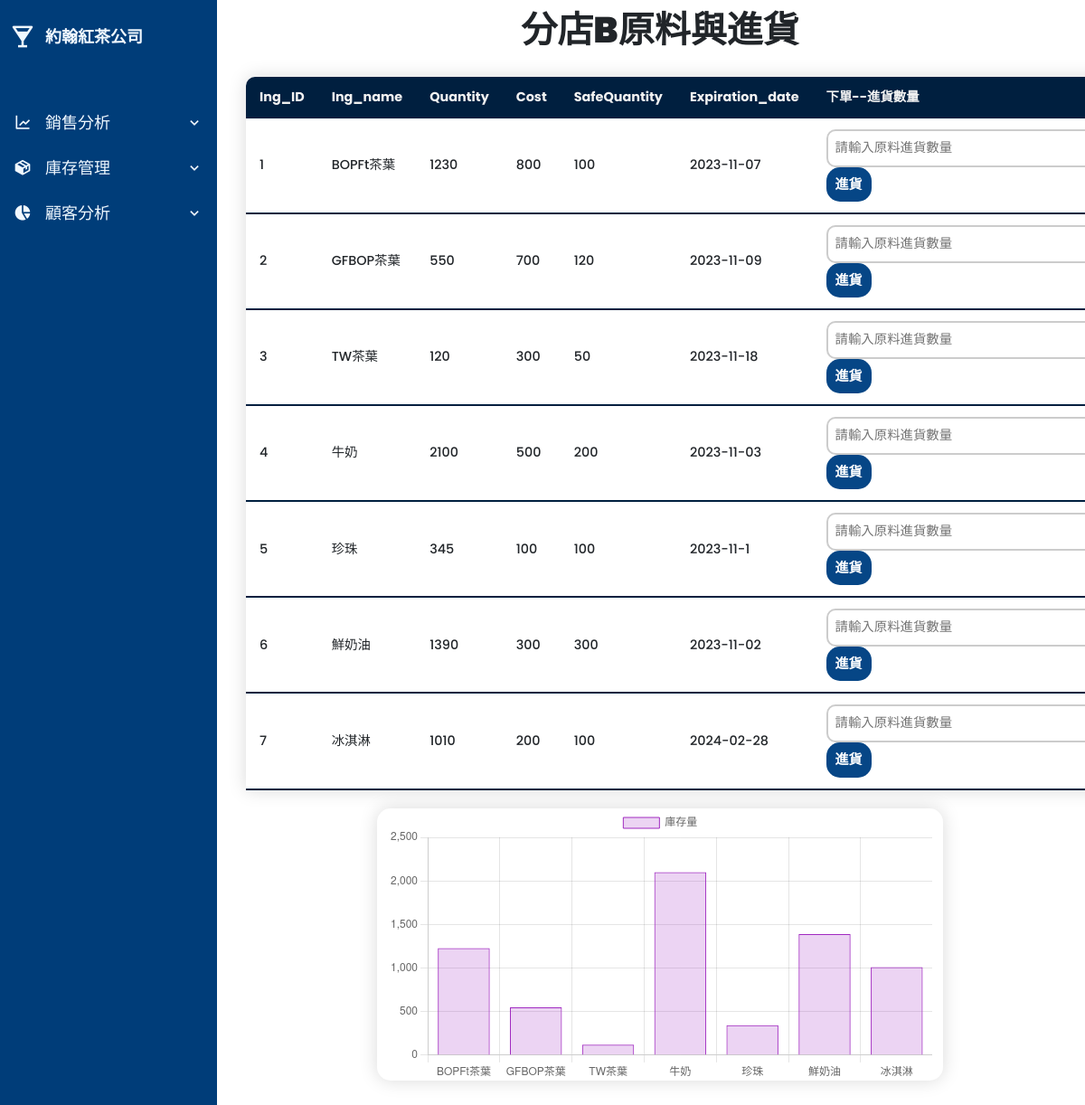
/showIngredient2, run on the app's committed database.
### tables this page shows
CREATE TABLE store2
             (Ing_ID INT PRIMARY KEY NOT NULL,
              Ing_name TEXT NOT NULL,
              Quantity INT NOT NULL,
              Cost INT NOT NULL,
              SafeQuantity INT NOT NULL,
              Expiration_date TEXT NOT NULL);

### web.py (the view)
@app.route('/showIngredient2')
def show_Ingredient2():
    conn = sqlite3.connect('Ingredient.db')
    cursor = conn.cursor()
    cursor.execute("SELECT * FROM store2")
    data_store2 = cursor.fetchall()
    conn.close()
    return render_template('ingredient/Ingredientstore2.html', data_store2=data_store2)

### templates/ingredient/Ingredientstore2.html (shortened to what this page needs)
<!DOCTYPE html>
<html lang="en">
<head>
    <link href='https://unpkg.com/boxicons@2.1.4/css/boxicons.min.css' rel='stylesheet'>
    <link href="https://cdn.jsdelivr.net/npm/bootstrap@5.0.2/dist/css/bootstrap.min.css" rel="stylesheet">
    <link rel="stylesheet" href="https://cdnjs.cloudflare.com/ajax/libs/c3/0.7.18/c3.css">
</head>
<body>
    <div class="sidebar">
        <div class="logo_details">
            <i class='bx bxs-drink'></i>
            <span class="logo_name">約翰紅茶公司</span>
        </div>
        <ul class="nav_links">
            <li>
                <div class="icon_link">
                    <a href="">
                        <i class='bx bx-line-chart' ></i>
                        <span class="link_name">銷售分析</span>
                    </a>
                    <i class='bx bx-chevron-down arrow ' ></i>
                </div>
            </li>
            <li>
                <div class="icon_link">
                    <a href="">
                        <i class='bx bxs-package' ></i>
                        <span class="link_name">庫存管理</span>
                    </a>
                    <i class='bx bx-chevron-down arrow' ></i>
                </div>
            </li>
            <li>
                <div class="icon_link">
                    <a href="#">
                        <i class='bx bxs-pie-chart-alt-2' ></i>
                        <span class="link_name">顧客分析</span>
                    </a>
                    <i class='bx bx-chevron-down arrow' ></i>
                </div>
            </li>
        </ul>
    </div>
    <section class="main-content">
        <h1 id="branchTitle">分店B原料與進貨</h1>
        <div class="container">
            <div class="row">
                <div class="col">
                    <table id="table" class="content_table mx-auto">
                        <thead>
                            <tr>
                                <th>Ing_ID</th>
                                <th>Ing_name</th>
                                <th>Quantity</th>
                                <th>Cost</th>
                                <th>SafeQuantity</th>
                                <th>Expiration_date</th>
                                <th>下單--進貨數量</th>
                            </tr>
                        </thead>
                        {% for row in data_store2 %}
                        <tbody>
                            <tr>
                                <td>{{ row[0] }}</td>
                                <td>{{ row[1] }}</td>
                                <td>{{ row[2] }}</td>
                                <td>{{ row[3] }}</td>
                                <td>{{ row[4] }}</td>
                                <td>{{ row[5] }}</td>
                                <td>
                                    <form action="/addIngredient2" method="post">
                                        <input type="text" name="addquantity" placeholder="請輸入原料進貨數量">
                                        <button class="button" type="submit">進貨</button>
                                    </form>
                                </td>
                            </tr>
                            {% endfor %}
                        </tbody>
                    </table>
                </div>
            </div>
            <div class="row">
                <div class="col-8 mx-auto chart_style">
                    <canvas id="myChart"></canvas>
                </div>
            </div>
        </div>
    </section>
    <script>
        document.addEventListener('DOMContentLoaded', function() {
            fetch('/api/showIngredient2')
                .then(response => response.json())
                .then(data => {
                    drawChart(data);
                });
            function drawChart(data) {
                const labels = data.map(row => row[1]); // Ing_name
                const quantities = data.map(row => row[2]); // Quantity
                const ctx = document.getElementById('myChart').getContext('2d');
                // Chart.js 畫圖
                const myChart = new Chart(ctx, {
                    type: 'bar',
                    data: {
                        labels: labels,
                        datasets: [{
                            label: '庫存量',
                            data: quantities,
                            backgroundColor: 'rgba(160, 42, 192, 0.2)',
                            borderColor: 'rgba(160, 42, 192, 1)',
                            borderWidth: 1
                        }]
                    },
                    options: {
                        scales: {
                            y: {
                                beginAtZero: true
                            }
                        },
                    }
                });
            }
        });
    </script>
</body>
</html>

### templates/ingredient/Ingredientstore2.html (style rules this page uses)
* { box-sizing: border-box; margin: 0; padding: 0; transition: all .3s; -webkit-box-sizing: border-box; -webkit-transition: all .3s; font-family: 'Poppins', sans-serif; }
.sidebar { position: fixed; top: 0; left:0; height: 100%; width: 240px; color: aliceblue; background-color: #003D79; }
.sidebar .logo_details { height: 80px; width: 100%; display: flex; align-items: center; }
.sidebar .logo_details i { font-size: 30px; color: aliceblue; height:30px; min-width: 50px; text-align: center; line-height: 30px; }
.sidebar .logo_details .logo_name { font-size:18px; color: aliceblue; font-weight: 600; }
.sidebar .nav_links { height: 100%; padding:30px 0 150px 0; overflow: auto; }
.sidebar .nav_links li { position: relative; list-style: none; }
.sidebar .nav_links li .icon_link { display: flex; align-items: center; justify-content: space-between; }
.sidebar .nav_links li i { font-size: 20px; color: aliceblue; height:50px; min-width: 50px; text-align: center; line-height: 50px; transition: all 0.3s ease; }
.sidebar .nav_links li a { display: flex; align-items: center; text-decoration: none; }
.sidebar .nav_links li a .link_name { font-size:18px; font-weight: 500; color: aliceblue; }
.main-content { margin-left: 260px; margin-bottom: 50px; }
.main-content h1 { margin-top: 1%; font-size: 40px; font-weight: 900; text-align: center; }
.content_table { border-collapse: collapse; margin: 20px 25px; font-size: 0.9em; min-width: 500px; border-radius: 10px 10px 0 0; overflow: hidden; box-shadow: 0 0 20px rgba(0,0,0,0.15); }
.content_table thead tr { background-color:#001F3F; color: #f2f2f2; text-align: left; font-weight:700; }
.content_table th, .content_table td { padding: 12px 15px; }
.content_table tbody tr { border-bottom: 1px solid #dddddd; font-weight:500; }
.content_table tbody tr:last-of-type { border-bottom: 2px solid #001F3F; }
.button { background-color: #064686; color: rgb(255, 255, 255); font-size: 15px; font-weight: 600; padding: 8px 10px; border: none; border-radius: 15px; margin-right: 5px; cursor: pointer; }
input { border: 2px solid #ccc; border-radius: 10px; padding: 8px; }
.chart_style { margin-top: 1000px 5px; max-width: 1200px; border-radius: 15px; overflow: hidden; box-shadow: 0 0 20px rgba(0,0,0,0.15); }

### data on the page
store2: Ing_ID "1", Ing_name "BOPFt茶葉", Quantity "1230", Cost "800", SafeQuantity "100", Expiration_date "2023-11-07"
store2: Ing_ID "2", Ing_name "GFBOP茶葉", Quantity "550", Cost "700", SafeQuantity "120", Expiration_date "2023-11-09"
store2: Ing_ID "3", Ing_name "TW茶葉", Quantity "120", Cost "300", SafeQuantity "50", Expiration_date "2023-11-18"
store2: Ing_ID "4", Ing_name "牛奶", Quantity "2100", Cost "500", SafeQuantity "200", Expiration_date "2023-11-03"
store2: Ing_ID "5", Ing_name "珍珠", Quantity "345", Cost "100", SafeQuantity "100", Expiration_date "2023-11-1"
store2: Ing_ID "6", Ing_name "鮮奶油", Quantity "1390", Cost "300", SafeQuantity "300", Expiration_date "2023-11-02"
store2: Ing_ID "7", Ing_name "冰淇淋", Quantity "1010", Cost "200", SafeQuantity "100", Expiration_date "2024-02-28"
